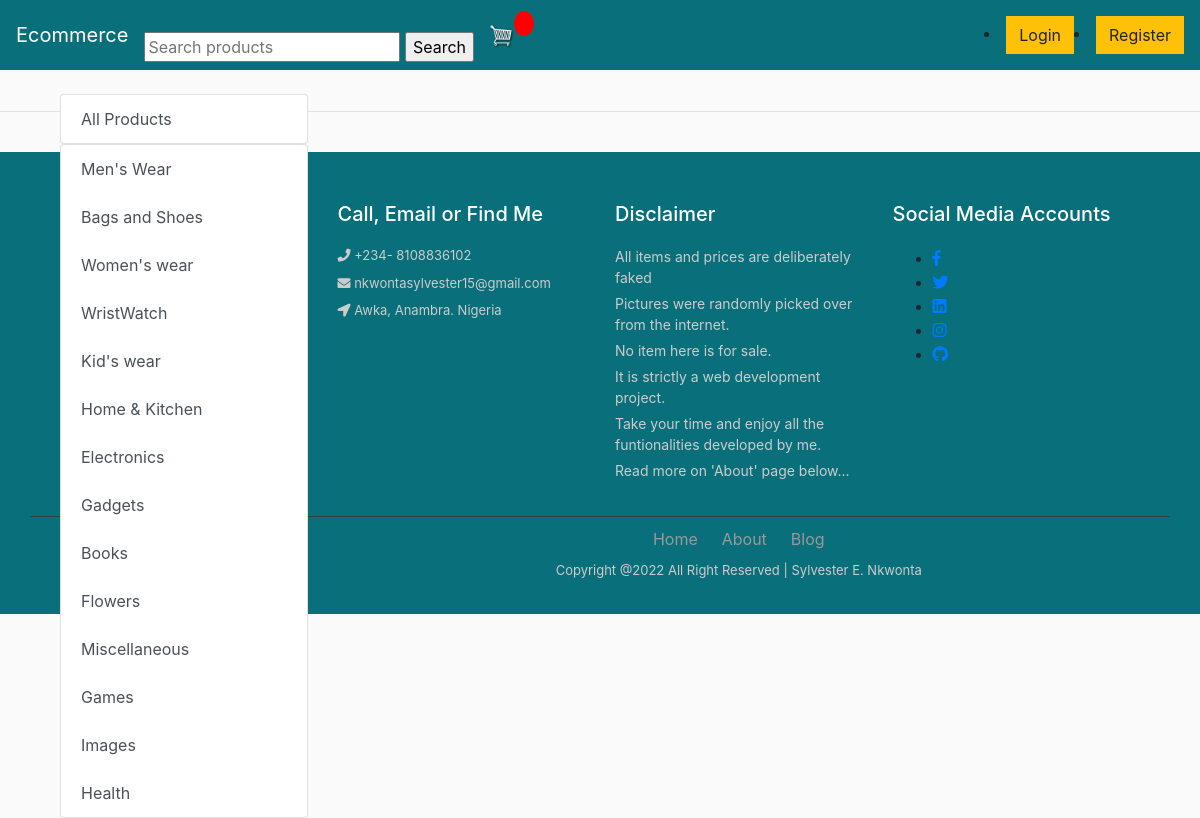
The page /category/ on the database as committed earlier.
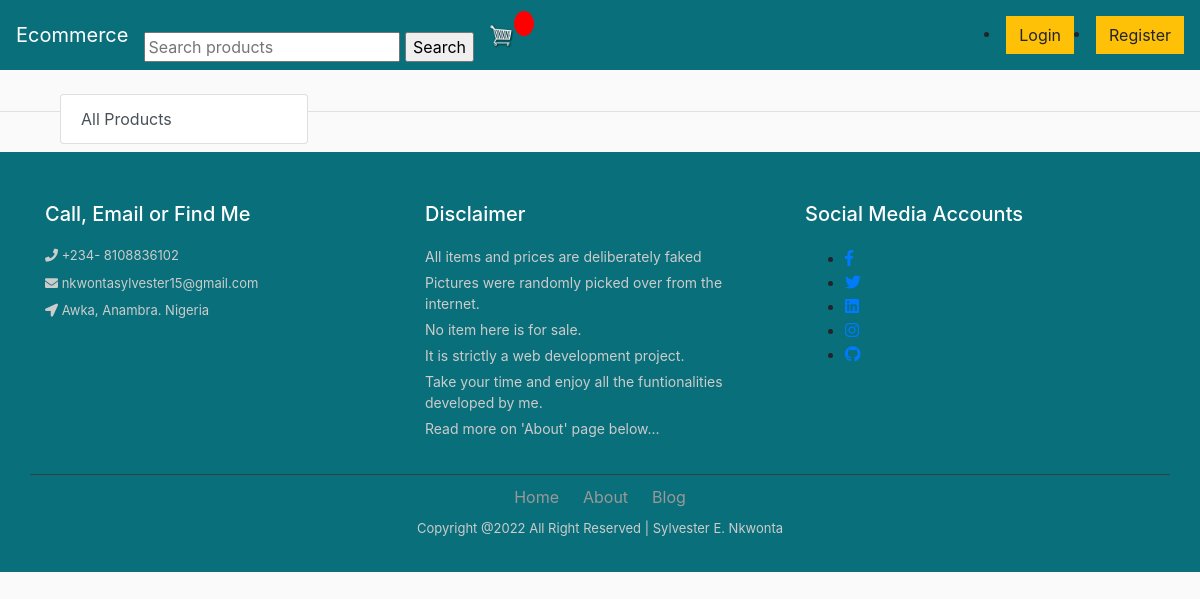
The same page on the database as committed later.
### e_commerce/models.py (models this page shows, shortened)
class Category(models.Model):
    name = models.CharField(max_length=40, verbose_name='name')
    slug = models.SlugField(max_length=200, unique=True, null=True, blank=True)
    class  Meta:  #new
        verbose_name_plural  =  "Categories"

### e_commerce/views.py (the view)
# urls.py: path('category/', views.CategoryListView.as_view(), name="category"),
class CategoryListView(generic.ListView):
    model = Category
    template_name = 'e_commerce/category.html'
    def get_context_data(self,**Kwargs):
        context = super(CategoryListView, self).get_context_data(**Kwargs)
        context['category_list'] = Category.objects.all()
        return context

### e_commerce/templates/e_commerce/category.html (shortened to what this page needs)
{% extends 'base.html' %}
{% block body %}
<div class="col-lg-3 float-left"> <br>
    <strong><a href="/" class="list-group-item list-group-item-action btn btn-outline-success">All Products</a></strong>
    <div class="list-group">
        {% for category in category_list %}
        <a href="{% url 'category-details' category.slug %}"
            class="list-group-item list-group-item-action btn btn-outline-success ">{{category.name}}</a>
        {% endfor %}
    </div>
</div>
{% endblock body%}

### e_commerce/templates/base.html (shortened to what this page needs)
<!DOCTYPE html>
{% load static %}
<html>
  <link href="//maxcdn.bootstrapcdn.com/bootstrap/4.1.1/css/bootstrap.min.css" rel="stylesheet" id="bootstrap-css">
    <head>
      <link rel="stylesheet" href="https://stackpath.bootstrapcdn.com/bootstrap/4.1.3/css/bootstrap.min.css">
      <link rel="stylesheet" href="https://use.fontawesome.com/releases/v5.2.0/css/all.css">
           <link rel="stylesheet" href="https://stackpath.bootstrapcdn.com/bootstrap/4.4.1/css/bootstrap.min.css">
           <link rel="stylesheet" type="text/css" href="{% static 'css/main.css' %}">
    </head>
<body>
  <nav class="navbar navbar-expand-lg navbar-dark bg-dark">
    <a class="navbar-brand" href="{% url 'store' %}">Ecommerce<span class="sr-only">(current)</span></a>
    <br>
    <form action="{% url 'search' %}" method="GET" value="{{request.GET.q}}">
       <br><input type="text" name="q" value="{{request.GET.q}}" placeholder="Search products"/>
      <input type="submit" name="submit" value="Search"/>
      </form>
    <br>
    <a href="{% url 'cart' %}"><img id="cart-icon" src="{% static 'media/cart.png' %}"></a>
        <h5><p id="cart-total">{{cartItems}}</p></h5>
    <div class="collapse navbar-collapse" id="navbarSupportedContent">
    <div class="form-inline my-2 my-lg-0">
         <br>
      {% if user.is_authenticated %}
      <li class="nav-item active ">
        <a href="{% url 'profile' %}" class="btn btn-warning">Profile<span class="sr-only">(current)</span></a>
      </li>
      <br>
      <li class="nav-item active ">
        <a  href="{% url 'logout' %}" class="btn btn-warning">Logout<span class="sr-only">(current)</span></a>
      </li>
      {% else %}
      <li class="nav-item active">
        <a  href="{% url 'login' %}" class="btn btn-warning">Login<span class="sr-only">(current)</span></a>
      </li>
      <br>
      <li class="nav-item active">
        <a href="{% url 'register' %}" class="btn btn-warning">Register<span class="sr-only">(current)</span></a>
      </li>
      {% endif %}
    </div>
    </div>
</nav>
<div class="container">
          {% block body %}
          {% endblock body %}
  </div>
  <div class="col-md-4 float-center">
  </div>
  <br/>
  <hr>
  <br>
  <footer class="footer">
    <div class="container bottom_border">
    <div class="row">
    <div class=" col-sm-4 col-md col-sm-4  col-10 col">
    <h5 class="headin5_amrc col_white_amrc pt2">Call, Email or Find Me</h5>
    <p><i class="fa fa-phone"></i>  +234- 8108836102 </p>
    <p><i class="fa fa fa-envelope"></i> nkwontasylvester15@gmail.com </p>
    <p><i class="fa fa-location-arrow"></i> Awka, Anambra. Nigeria </p>
    </div>
    <div class=" col-sm-4 col-md  col-6 col">
    <h5 class="headin5_amrc col_white_amrc pt2">Disclaimer</h5>
    <ul class="footer_ul_amrc">
    <li>All items and prices are deliberately faked</li>
    <li>Pictures were randomly picked over from the internet.</li>
    <li>No item here is for sale.</li>
    <li>It is strictly a web development project.</li>
    <li>Take your time and enjoy all the funtionalities developed by me.</li>
    <li>Read more on 'About' page below...</li>
    </ul>
    </div>
    <div class=" col-sm-4 col-md  col-12 col">
    <h5 class="headin5_amrc col_white_amrc pt2">Social Media Accounts</h5>
      <ul class="social_footer_ul_amrc">
      <li><a href="https://web.facebook.com/kiddomantii.elias"><i class="fab fa-facebook-f"></i></a></li>
      <li><a href="https://github.com/sylucck"><i class="fab fa-twitter"></i></a></li>
      <li><a href="https://www.linkedin.com/in/sylvester-nkwonta-718ba21b1/"><i class="fab fa-linkedin"></i></a></li>
      <li><a href="https://www.instagram.com/sylucck/"><i class="fab fa-instagram"></i></a></li>
      <li><a href="https://github.com/sylucck"><i class="fab fa-github"></i></a></li>
      </ul>
    </div>
    </div>
    </div>
    <div class="container">
    <ul class="foote_bottom_ul_amrc">
    <li><a href="{% url 'store' %}">Home</a></li>
    <li><a href="">About</a></li>
    <li><a href="http://myb1og.herokuapp.com/">Blog</a></li>
    </ul>
    <p class="text-center">Copyright @2022 All Right Reserved | Sylvester E. Nkwonta</a></p>
    </div>
    </footer>
</body>
</html>
</body>
</html>

### static/css/main.css (style rules this page uses)
nav { background-color: green; }
body { background-color:hsl(0, 0%, 98%); }
h1,h2,h3,h4,h5,h6 { color:hsl(0, 0%, 30%); }
.bg-dark { background-color: #096f7a!important; }
#cart-icon { width:25px; display: inline-block; margin-left: 15px; }
#cart-total { display: block; text-align: center; color:#fff; background-color: red; width: 20px; height: 25px; border-radius: 50%; font-size: 14px; }
.btn { border-radius: 0; }
.col_white_amrc { color:#FFF; }
footer { width:100%; background-color:#096f7a; min-height:250px; padding:10px 0px 25px 0px ; }
.pt2 { padding-top:40px ; margin-bottom:20px ; }
footer p { font-size:13px; color:#CCC; padding-bottom:0px; margin-bottom:8px; }
.footer_ul_amrc { margin:0px ; color:#CCC; list-style-type:none ; font-size:14px; padding:0px 0px 10px 0px ; }
.footer_ul_amrc li { padding:0px 0px 5px 0px; color:#CCC; }
.bottom_border { border-bottom:1px solid #323f45; padding-bottom:20px; }
.foote_bottom_ul_amrc { list-style-type:none; padding:0px; display:table; margin-top: 10px; margin-right: auto; margin-bottom: 10px; margin-left: auto; }
.foote_bottom_ul_amrc li { display:inline; }
.foote_bottom_ul_amrc li a { color:#999; margin:0 12px; }

Rows that differ between the two databases and show on the page:
removed Category: name "Men's Wear"
removed Category: name "Bags and Shoes"
removed Category: name "Women's wear"
removed Category: name "WristWatch"
removed Category: name "Kid's wear"
removed Category: name "Home & Kitchen"
removed Category: name "Electronics"
removed Category: name "Gadgets"
removed Category: name "Books"
removed Category: name "Flowers"
removed Category: name "Miscellaneous"
removed Category: name "Games"
removed Category: name "Images"
removed Category: name "Health"
